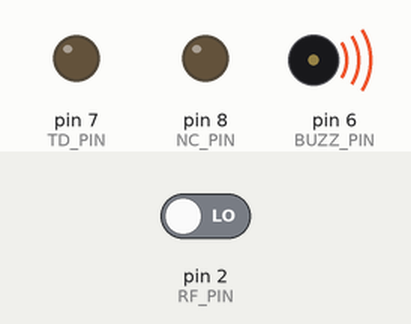
Simulated run of this sketch. Board: Arduino Uno, built with avr-gcc and run on an emulated ATmega328P. On the bench: output pins drawn as LEDs (lit = HIGH), buzzer (waves = sounding, pin HIGH). The test bench sets the inputs (shaded band); at power-on: pin 2 (RF_PIN) LOW. What the sketch prints to the serial monitor is not drawn.

Above: at 0.1 s.
At 3.1 s:
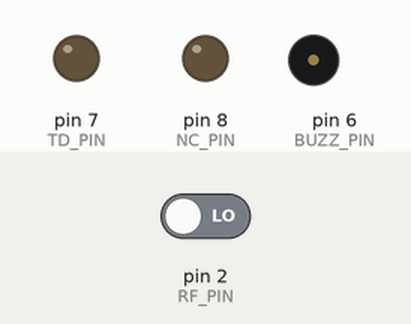
Timing chart, 0 to 4.6 s (numbered marks = the images above):
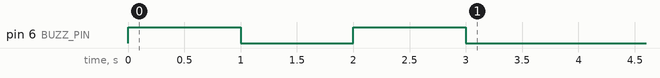

The sketch:

nichrome.ino
```cpp
#define RF_PIN 2
#define TD_PIN 7
#define NC_PIN 8
#define BUZZ_PIN 6

const int NC_DELAY = 500;
const int NC_BURN_TIME = 3000;
const int RF_THRESHOLD = 1740;
// const float RF_Time = 100;

int rfVal = 0;
bool dropped;
// bool rfTrue;
// float triggerTime;
// float holdTime;

void setup() {
  pinMode(RF_PIN, INPUT);
  pinMode(TD_PIN, OUTPUT);
  pinMode(NC_PIN, OUTPUT);
  pinMode(BUZZ_PIN, OUTPUT);

  digitalWrite(TD_PIN, LOW);
  digitalWrite(NC_PIN, LOW);

  Serial.begin(9600);

  buzz();
}

void loop() {
  if (dropped) return;

  rfVal = pulseIn(RF_PIN, HIGH);
  if (rfVal > RF_THRESHOLD) drop();

  Serial.print("RF: ");
  Serial.println(rfVal);
  delay(100);
}

void drop() {
  digitalWrite(TD_PIN, HIGH);
  delay(NC_DELAY);

  digitalWrite(NC_PIN, HIGH);
  delay(NC_BURN_TIME);
  digitalWrite(TD_PIN, LOW);
  digitalWrite(NC_PIN, LOW);

  dropped = true;
}

void buzz() {
  digitalWrite(BUZZ_PIN, HIGH);
  delay(1000);
  digitalWrite(BUZZ_PIN, LOW);
  delay(1000);
  digitalWrite(BUZZ_PIN, HIGH);
  delay(1000);
  digitalWrite(BUZZ_PIN, LOW);
}
```
